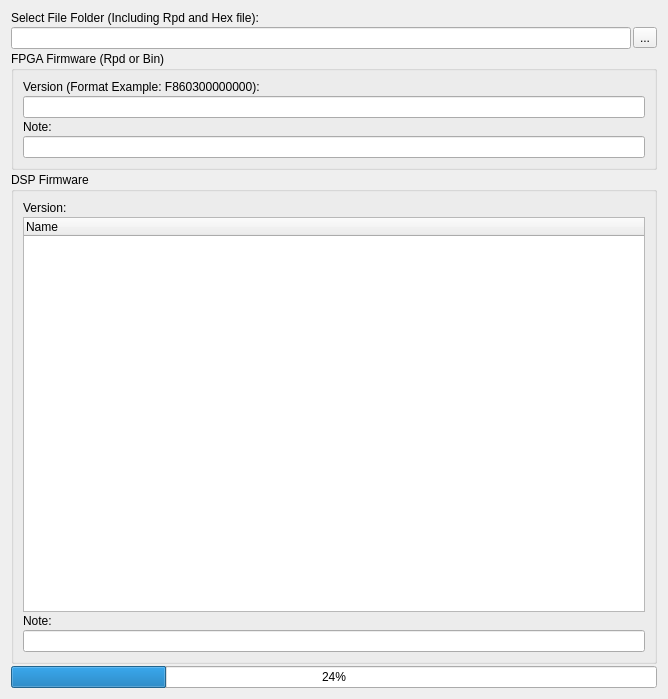
<?xml version="1.0" encoding="UTF-8"?>
<ui version="4.0">
 <class>AdvUserCompress</class>
 <widget class="QWidget" name="AdvUserCompress">
  <property name="geometry">
   <rect>
    <x>0</x>
    <y>0</y>
    <width>668</width>
    <height>699</height>
   </rect>
  </property>
  <property name="windowTitle">
   <string>Form</string>
  </property>
  <layout class="QVBoxLayout" name="verticalLayout_3">
   <property name="spacing">
    <number>2</number>
   </property>
   <item>
    <widget class="QLabel" name="label">
     <property name="text">
      <string>Select File Folder (Including Rpd and Hex file):</string>
     </property>
    </widget>
   </item>
   <item>
    <layout class="QHBoxLayout" name="horizontalLayout_2">
     <item>
      <widget class="QLineEdit" name="lineEdit_advFolderPath">
       <property name="readOnly">
        <bool>true</bool>
       </property>
      </widget>
     </item>
     <item>
      <widget class="QToolButton" name="toolBtn_advCompress">
       <property name="text">
        <string>...</string>
       </property>
      </widget>
     </item>
    </layout>
   </item>
   <item>
    <widget class="QGroupBox" name="groupBox">
     <property name="title">
      <string>FPGA Firmware (Rpd or Bin)</string>
     </property>
     <layout class="QVBoxLayout" name="verticalLayout">
      <property name="spacing">
       <number>2</number>
      </property>
      <item>
       <widget class="QLabel" name="label_3">
        <property name="text">
         <string>Version (Format Example: F860300000000):</string>
        </property>
       </widget>
      </item>
      <item>
       <widget class="QLineEdit" name="lineEdit_advRpdVersion">
        <property name="maximumSize">
         <size>
          <width>16777215</width>
          <height>16777215</height>
         </size>
        </property>
       </widget>
      </item>
      <item>
       <widget class="QLabel" name="label_5">
        <property name="text">
         <string>Note:</string>
        </property>
       </widget>
      </item>
      <item>
       <widget class="QLineEdit" name="lineEdit_advRpdNote"/>
      </item>
     </layout>
    </widget>
   </item>
   <item>
    <widget class="QGroupBox" name="groupBox_2">
     <property name="title">
      <string>DSP Firmware</string>
     </property>
     <layout class="QVBoxLayout" name="verticalLayout_2">
      <property name="spacing">
       <number>2</number>
      </property>
      <item>
       <widget class="QLabel" name="label_2">
        <property name="text">
         <string>Version:</string>
        </property>
       </widget>
      </item>
      <item>
       <widget class="QTreeWidget" name="treeWidget">
        <column>
         <property name="text">
          <string>Name</string>
         </property>
        </column>
       </widget>
      </item>
      <item>
       <widget class="QLabel" name="label_4">
        <property name="text">
         <string>Note:</string>
        </property>
       </widget>
      </item>
      <item>
       <widget class="QLineEdit" name="lineEdit_advHexNote">
        <property name="enabled">
         <bool>true</bool>
        </property>
        <property name="maximumSize">
         <size>
          <width>16777215</width>
          <height>16777215</height>
         </size>
        </property>
       </widget>
      </item>
     </layout>
    </widget>
   </item>
   <item>
    <widget class="QProgressBar" name="progressBar">
     <property name="value">
      <number>24</number>
     </property>
    </widget>
   </item>
  </layout>
 </widget>
 <resources/>
 <connections/>
</ui>
